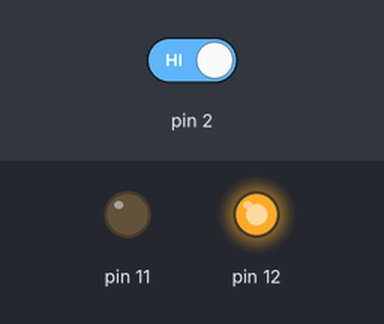
A sketch run on a simulated Arduino Uno, built with avr-gcc and run on an emulated ATmega328P. Shown: output pins drawn as LEDs (lit = HIGH). Inputs (shaded band) come from the test bench; at power-on: pin 2 HIGH.

Above: at 0.06 s.
1.3 s: pin 2 driven LOW
At 1.8 s:
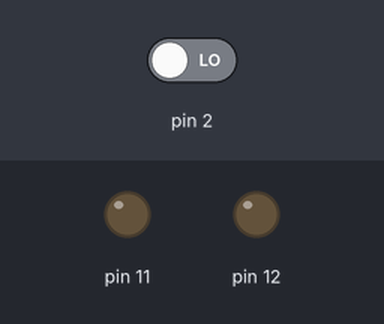
At 2.55 s:
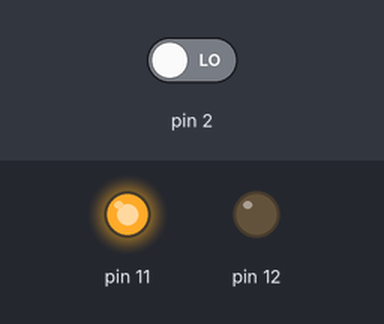
Timing chart, 0 to 10.3 s (numbered marks = the images above; inputs shaded):
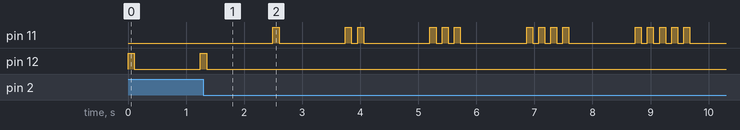

Measured:
- after the input at 1.3 s, pin 11: LOW → HIGH after 1.2 s, → LOW 0.10 s later, → HIGH 1.1 s later, → LOW 0.10 s later, … (30 changes in this stretch); pin 12: goes on until 1.4 s, then stays LOW

The sketch:

p1.ino
```cpp
/*
 * w6s2p1.c
 *
 * Created: 2/2/2018 6:01:01 AM
 * Author : dcstanc
 */

#include <avr/io.h>
#include <avr/interrupt.h>
#include <util/delay.h>

#define LED_DELAY 100

static volatile int turn=0;// The turn variable decides whose turn it is to go now.
static volatile unsigned long _timerTicks = 0;// The _timerTicks variable maintains a count of how many 100us ticks have passed by.
// Our last time and current time variables
static volatile unsigned long _lastTime = 0;
static volatile unsigned long _currentTime = 0;


// The THRESHOLD value for debouncing
#define THRESHOLD   50  // We are using 100us ticks so this is equivalent to 5 ms.

// Our INT0 ISR just flips the turn variable
ISR(INT0_vect) {
  _currentTime = _timerTicks;
  // Modify this ISR to do switch debouncing
  if(_currentTime - _lastTime > THRESHOLD) {
    // Toggles turn
    turn = 1 - turn;
    _lastTime = _currentTime;
  }
}

// Uncomment and properly declare the ISR below for timer 2
ISR(TIMER2_COMPA_vect) {
  _timerTicks++;
}

// Flash the green LED
void flashGreen() {
  int count=1;
  int i;

  while(turn==0) {
    for(i=0; i<count && turn==0; i++) {
      PORTB |= 0b00010000; // Switch green LED at pin 12 on. Pin 12 is PB4
      _delay_ms(LED_DELAY); // Delay 10ms? 5s
      PORTB &= 0b11101111;
      _delay_ms(LED_DELAY);
    }

    _delay_ms(1000);
    count++;
  }
}

void flashRed() {
  int count=1;
  int i;

  while(turn==1) {
    for(i=0; i<count && turn==1; i++) {
      PORTB |= 0b00001000; // Switch green LED at pin 12 on. Pin 12 is PB4
      _delay_ms(LED_DELAY); // Delay 250ms
      PORTB &= 0b11110111;
      _delay_ms(LED_DELAY);
    }

    _delay_ms(1000);
    count++;
  }
}

// Timer set up function.
void setupTimer() {
  // Set timer 2 to produce 100 microsecond (100us) ticks
  // But do no start the timer here.
  TCCR2A = 0b00000010; //first 2 bits set 'what to do on compare match', last 2 bits set CTC mode
  TIMSK2 |= 0b10; //enables output compare interrupt
  TCNT2 = 0; //8 bit timer. set to 0
  OCR2A = 199; //this is V

}

// Timer start function
void startTimer() {
  // Start timer 2 here.
  TCCR2B = 0b00000010; // last 2 bits sets prescaler value. setting anything starts the timer immediately
}

void setup() {
  cli(); // Disable interrupts while setting up

  // Set up EICRA
  DDRB |= 0b00011000; // Set pins 11 and 12 to output. Pin 11 is PB3, pin 12 is PB4
  EICRA |= 0b00000010; // For falling edge on INT0, Bits 1 and 0 should be 10
  setupTimer(); // Set up the timer
  EIMSK |= 0b00000001; // Enable INT0
  startTimer(); // Start the timer

  sei(); // Enable interrupts
}

void loop() {
    if(turn == 0){
      flashGreen();
    } else {
      flashRed();
    }
}
```
